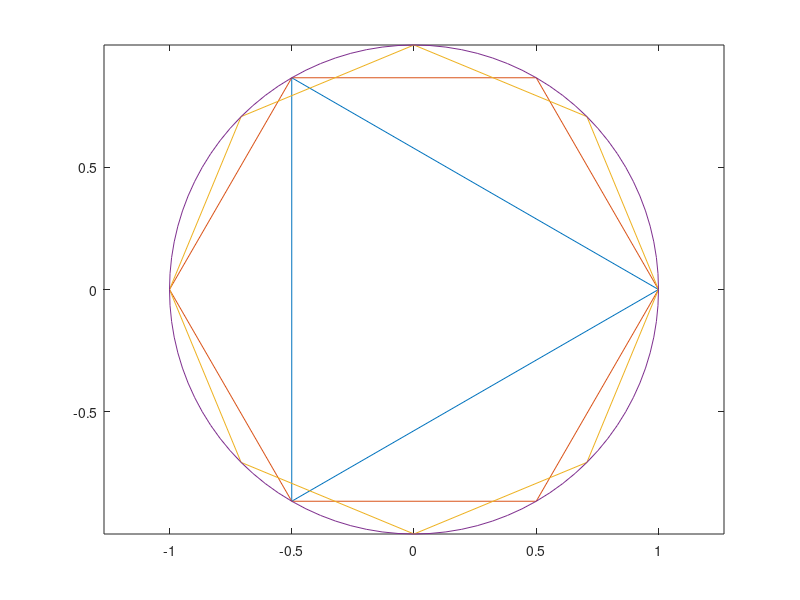

Source code (MATLAB):
# circle.m
#
# Copyright 2015 2016 2017 2018 by John Gambini
#
x = linspace(0, 2*pi, 4);
plot(cos(x), sin(x));

hold on;

x = linspace(0, 2*pi, 7);
plot(cos(x), sin(x));

x = linspace(0, 2*pi, 9);
plot(cos(x), sin(x));

x = linspace(0, 2*pi, 97);
plot(cos(x), sin(x));

axis equal;

hold off;

